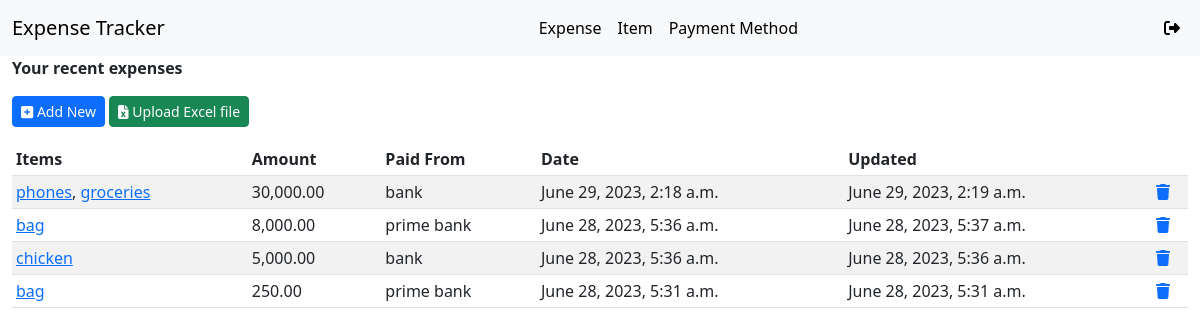
Before: / (signed in) with the older database file.
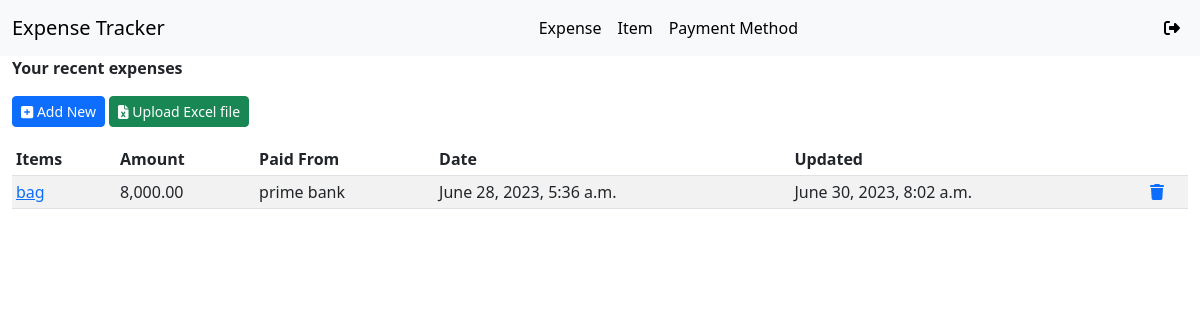
After: the same page with the newer database file.
### app/models.py (models this page shows, shortened)
class Item(models.Model):
    name = models.CharField(max_length=100)
    user = models.ForeignKey(User, on_delete=models.CASCADE)
    entry_date = models.DateTimeField(auto_now_add=True, null=True, blank=True)
    last_update_date = models.DateTimeField(auto_now=True, null=True, blank=True)

class Expense(models.Model):
    items = models.ManyToManyField(Item)
    amount = models.DecimalField(max_digits=10, decimal_places=2)
    expense_method = models.ForeignKey('ExpenseMethod', on_delete=models.CASCADE)
    user = models.ForeignKey(User, on_delete=models.CASCADE)
    entry_date = models.DateTimeField(auto_now_add=True, null=True, blank=True)
    last_update_date = models.DateTimeField(auto_now=True, null=True, blank=True)

class ExpenseMethod(models.Model):
    name = models.CharField(max_length=20, unique=True)
    balance = models.DecimalField(max_digits=10, decimal_places=2)
    user = models.ForeignKey(User, on_delete=models.CASCADE)
    entry_date = models.DateTimeField(auto_now_add=True, null=True, blank=True)
    last_update_date = models.DateTimeField(auto_now=True, null=True, blank=True)

### app/views.py (the view)
# urls.py: path('', ExpenseListView.as_view(), name='expense-list'),
class ExpenseListView(LoginRequiredMixin, ListView):
    model = Expense
    template_name = 'expense_list.html'
    context_object_name = 'expenses'
    def get_queryset(self):
        return super().get_queryset().filter(user=self.request.user).order_by('-id')

### app/templates/expense_list.html
{% extends 'base.html' %}
{% block content %}
{% load humanize %}
{% load crispy_forms_tags %}
<div class="col-md-12 col-sm-12 mx-auto">
    <div class="table-responsive">
        <p><b>Your recent expenses</b></p>
        <p>
            <a href="{% url 'expense-create' %}" class="btn btn-sm btn-primary"> <i class="fa fa-square-plus"></i> Add New</a>
            <a href="{% url 'upload' %}" class="btn btn-sm btn-success"> <i class="fa fa-file-excel"></i> Upload Excel file</a>
        </p>
        <table class="table table-sm table-striped">
            <thead>
            <tr>
                <th>Items</th>
                <th>Amount</th>
                <th>Paid From</th>
                <th>Date</th>
                <th>Updated</th>
                <th></th>
            </tr>
            </thead>
            <tbody>
            {% for expense in expenses %}
            <tr>
                <td>
                    {% for item in expense.items.all %}
                    <a href="{% url 'expense-update' pk=expense.id %}">{{ item.name }}</a>{% if not forloop.last %}, {% endif %}
                    {% empty %}
                    No items found.
                    {% endfor %}
                </td>
                <td>{{ expense.amount | intcomma }}</td>
                <td>{{ expense.expense_method.name }}</td>
                <td>{{ expense.entry_date }}</td>
                <td>{{ expense.last_update_date }}</td>
                <td>
                    <a href="{% url 'expense-delete' expense.id%}">
                        <i class="fas fa-trash"></i>
                    </a>
                </td>
            </tr>
            {% empty %}
            <tr>
                <td colspan="12">No expenses found.</td>
            </tr>
            {% endfor %}
            </tbody>
        </table>
    </div>
</div>
{% endblock %}

Changed rows visible on the page:
removed Expense: amount "30,000.00", expense_method.name "bank", entry_date "June 29, 2023, 2:18 a.m.", last_update_date "June 29, 2023, 2:19 a.m."
no longer on this page (row unchanged): Item: name "phones", shown under "30,000.00"
no longer on this page (row unchanged): Item: name "groceries", shown under "30,000.00"
removed Expense: amount "5,000.00", expense_method.name "bank", entry_date "June 28, 2023, 5:36 a.m.", last_update_date "June 28, 2023, 5:36 a.m."
removed Item: name "chicken", shown under "5,000.00"
removed Expense: amount "250.00", expense_method.name "prime bank", entry_date "June 28, 2023, 5:31 a.m.", last_update_date "June 28, 2023, 5:31 a.m.", Item (name "bag")
changed Expense "prime bank": last_update_date "June 28, 2023, 5:37 a.m." → "June 30, 2023, 8:02 a.m."
